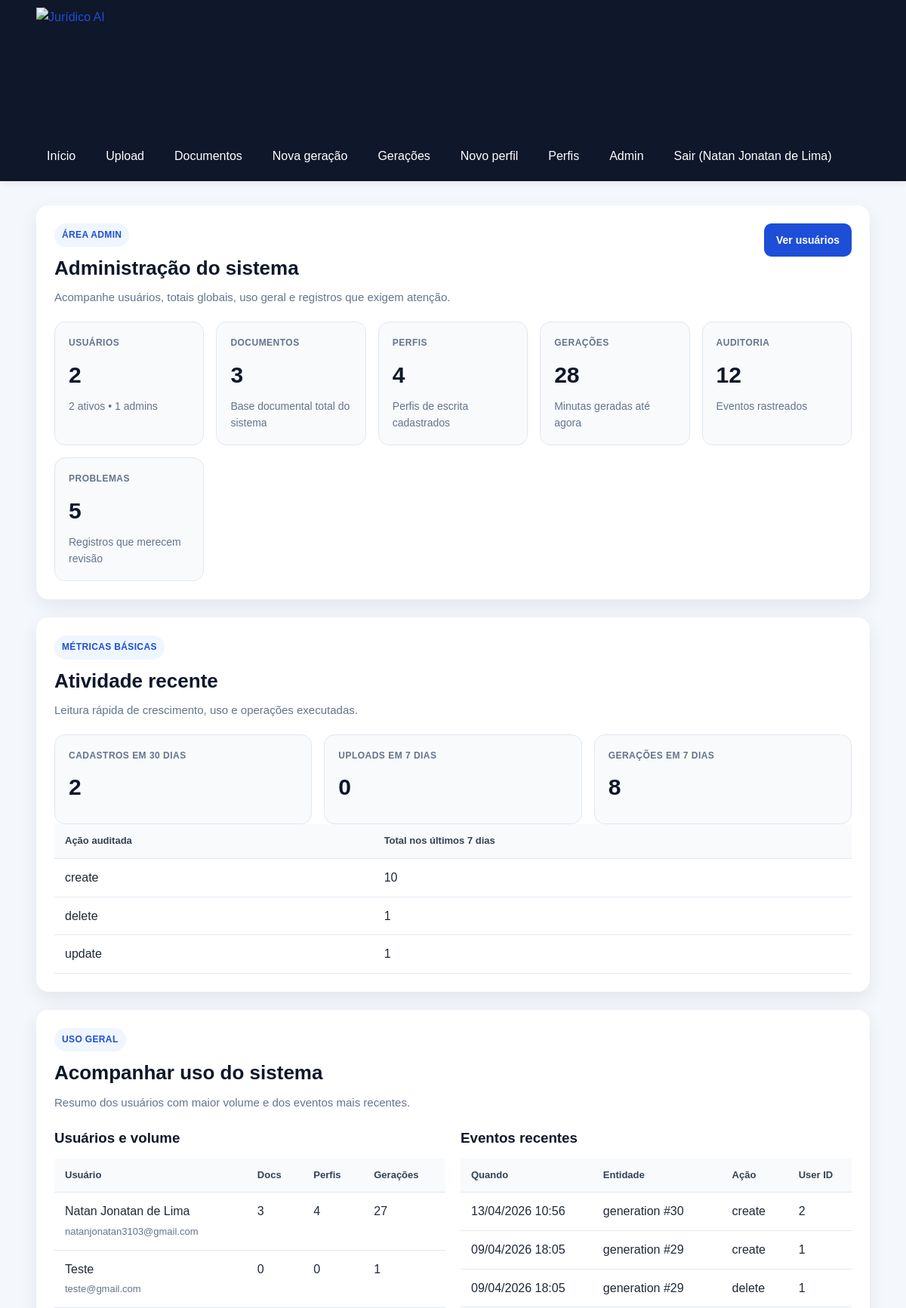
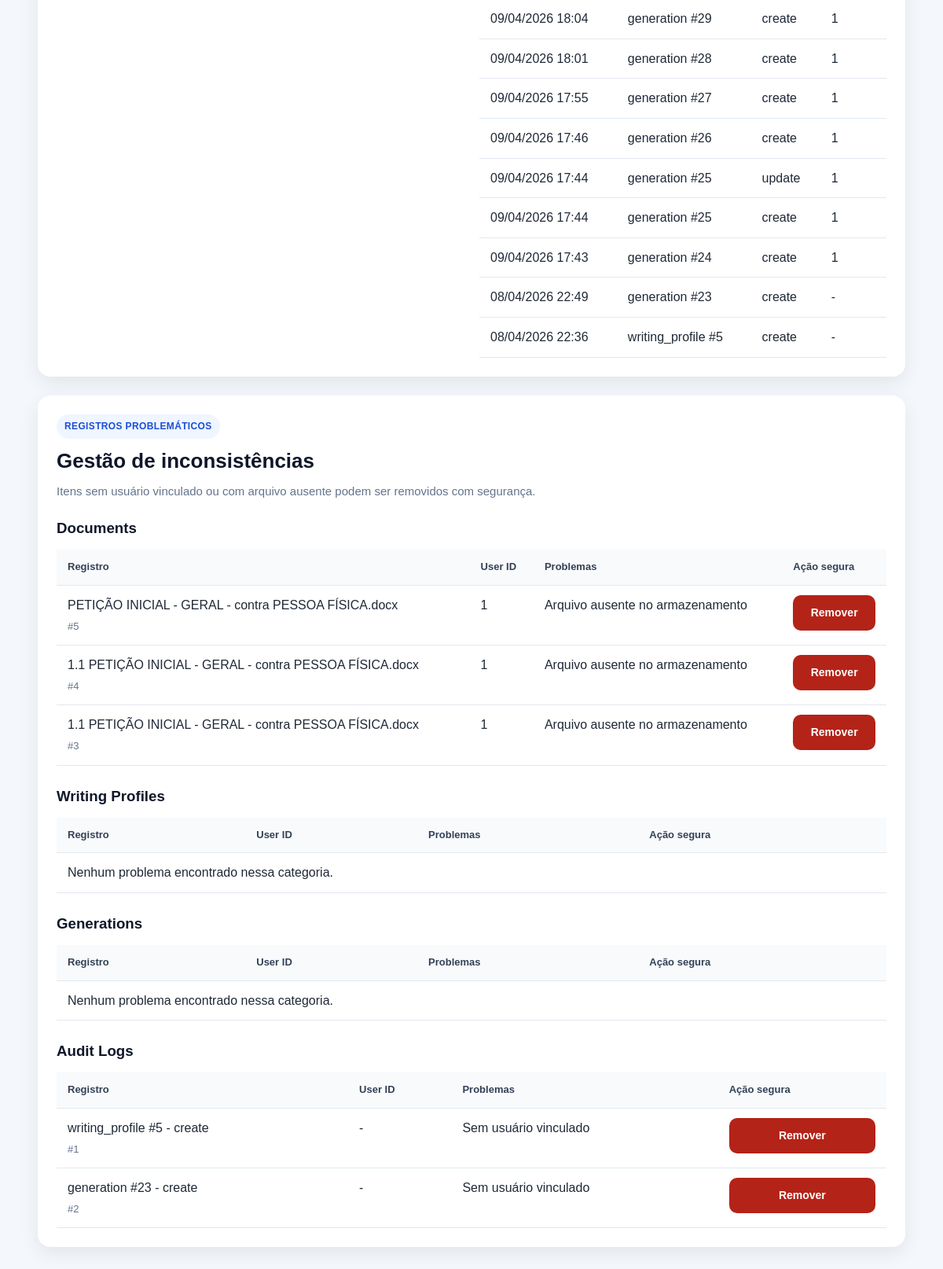
The page /admin (signed in) on the database its author committed (2 pictures, top to bottom).
### app/models/user.py (models this page shows, shortened)
class User(Base):
    __tablename__ = "users"
    id = Column(Integer, primary_key=True, index=True)
    full_name = Column(String(150), nullable=False)
    email = Column(String(255), nullable=False, unique=True, index=True)
    password_hash = Column(String(255), nullable=False)
    is_active = Column(Boolean, default=True, nullable=False)
    is_admin = Column(Boolean, default=False, nullable=False)
    plan_slug = Column(String(50), default="free", nullable=False, index=True)
    created_at = Column(DateTime, default=agora_brasil, nullable=False, index=True)
    updated_at = Column(DateTime, default=agora_brasil, onupdate=agora_brasil, nullable=False)

### app/models/audit_log.py (models this page shows, shortened)
class AuditLog(Base):
    __tablename__ = "audit_logs"
    id = Column(Integer, primary_key=True, index=True)
    user_id = Column(Integer, ForeignKey("users.id", ondelete="CASCADE"), nullable=True, index=True)
    entity_type = Column(String(50), nullable=False, index=True)
    entity_id = Column(Integer, nullable=False, index=True)
    action = Column(String(50), nullable=False, index=True)
    entity_version = Column(Integer, nullable=False, default=1)
    payload = Column(Text, nullable=False)
    created_at = Column(DateTime, default=agora_brasil, nullable=False, index=True)

### app/models/document.py (models this page shows, shortened)
class Document(Base):
    __tablename__ = "documents"
    id = Column(Integer, primary_key=True, index=True)
    original_filename = Column(String(255), nullable=False, index=True)
    saved_filename = Column(String(255), nullable=False)
    file_path = Column(String(500), nullable=False)
    file_type = Column(String(20), nullable=False, index=True)
    extracted_text = Column(Text, nullable=False)
    user_id = Column(Integer, ForeignKey("users.id", ondelete="CASCADE"), nullable=True, index=True)
    tags = Column(Text, nullable=True)
    is_favorite = Column(Boolean, default=False, nullable=False)
    status = Column(String(100), nullable=True)
    version = Column(Integer, default=1, nullable=False)
    created_at = Column(DateTime, default=agora_brasil, nullable=False)
    updated_at = Column(DateTime, default=agora_brasil, onupdate=agora_brasil, nullable=False)
    generations = relationship(
        "Generation",
        secondary=generation_documents,
        back_populates="documents",
        passive_deletes=True,
    )
    user = relationship("User", passive_deletes=True)

### app/routers/admin.py (the view)
@router.get("")
def admin_dashboard(
    request: Request,
    db: Session = Depends(get_db),
    admin: User = Depends(get_admin_user),
):
    totais = obter_totais_sistema(db)
    metricas = obter_metricas_basicas_admin(db)
    uso_geral = obter_uso_geral_sistema(db)
    problematicos = listar_registros_problematicos(db)
    totais_problematicos = sum(len(itens) for itens in problematicos.values())
    return templates.TemplateResponse(
        "admin_dashboard.html",
        {
            "request": request,
            "title": "Administração do sistema",
            "admin": admin,
            "totais": totais,
            "metricas": metricas,
            "uso_geral": uso_geral,
            "problematicos": problematicos,
            "totais_problematicos": totais_problematicos,
            "sucesso": request.query_params.get("sucesso"),
            "erro": request.query_params.get("erro"),
        },
    )

### app/templates/admin_dashboard.html (shortened to what this page needs)
{% extends "base.html" %}
{% block content %}
<section class="card">
    <div class="cabecalho-pagina">
        <div>
            <span class="etiqueta-secao">Área admin</span>
            <h2>Administração do sistema</h2>
            <p class="texto-suave">
                Acompanhe usuários, totais globais, uso geral e registros que exigem atenção.
            </p>
        </div>
        <div class="acoes-topo">
            <a class="botao" href="/admin/users">Ver usuários</a>
        </div>
    </div>
    <div class="admin-grid-resumo">
        <article class="admin-card-resumo">
            <span class="admin-card-label">Usuários</span>
            <strong>{{ totais.usuarios }}</strong>
            <p>{{ totais.usuarios_ativos }} ativos • {{ totais.admins }} admins</p>
        </article>
        <article class="admin-card-resumo">
            <span class="admin-card-label">Documentos</span>
            <strong>{{ totais.documentos }}</strong>
            <p>Base documental total do sistema</p>
        </article>
        <article class="admin-card-resumo">
            <span class="admin-card-label">Perfis</span>
            <strong>{{ totais.perfis }}</strong>
            <p>Perfis de escrita cadastrados</p>
        </article>
        <article class="admin-card-resumo">
            <span class="admin-card-label">Gerações</span>
            <strong>{{ totais.geracoes }}</strong>
            <p>Minutas geradas até agora</p>
        </article>
        <article class="admin-card-resumo">
            <span class="admin-card-label">Auditoria</span>
            <strong>{{ totais.auditorias }}</strong>
            <p>Eventos rastreados</p>
        </article>
        <article class="admin-card-resumo">
            <span class="admin-card-label">Problemas</span>
            <strong>{{ totais_problematicos }}</strong>
            <p>Registros que merecem revisão</p>
        </article>
    </div>
</section>
<section class="card">
    <div class="cabecalho-pagina">
        <div>
            <span class="etiqueta-secao">Métricas básicas</span>
            <h2>Atividade recente</h2>
            <p class="texto-suave">Leitura rápida de crescimento, uso e operações executadas.</p>
        </div>
    </div>
    <div class="admin-grid-resumo">
        <article class="admin-card-resumo">
            <span class="admin-card-label">Cadastros em 30 dias</span>
            <strong>{{ metricas.cadastros_30_dias }}</strong>
        </article>
        <article class="admin-card-resumo">
            <span class="admin-card-label">Uploads em 7 dias</span>
            <strong>{{ metricas.uploads_7_dias }}</strong>
        </article>
        <article class="admin-card-resumo">
            <span class="admin-card-label">Gerações em 7 dias</span>
            <strong>{{ metricas.geracoes_7_dias }}</strong>
        </article>
    </div>
    <div class="admin-table-wrapper">
        <table class="tabela-admin">
            <thead>
                <tr>
                    <th>Ação auditada</th>
                    <th>Total nos últimos 7 dias</th>
                </tr>
            </thead>
            <tbody>
                {% if metricas.acoes_auditoria_7_dias %}
                    {% for item in metricas.acoes_auditoria_7_dias %}
                        <tr>
                            <td>{{ item.acao }}</td>
                            <td>{{ item.total }}</td>
                        </tr>
                    {% endfor %}
                {% else %}
                    <tr>
                        <td colspan="2">Nenhuma atividade auditada recente.</td>
                    </tr>
                {% endif %}
            </tbody>
        </table>
    </div>
</section>
<section class="card">
    <div class="cabecalho-pagina">
        <div>
            <span class="etiqueta-secao">Uso geral</span>
            <h2>Acompanhar uso do sistema</h2>
            <p class="texto-suave">Resumo dos usuários com maior volume e dos eventos mais recentes.</p>
        </div>
    </div>
    <div class="admin-grid-duplo">
        <div>
            <h3 class="admin-subtitulo">Usuários e volume</h3>
            <div class="admin-table-wrapper">
                <table class="tabela-admin">
                    <thead>
                        <tr>
                            <th>Usuário</th>
                            <th>Docs</th>
                            <th>Perfis</th>
                            <th>Gerações</th>
                        </tr>
                    </thead>
                    <tbody>
                        {% for usuario in uso_geral.usuarios %}
                            <tr>
                                <td>{{ usuario.full_name }}<br><span class="texto-pequeno">{{ usuario.email }}</span></td>
                                <td>{{ usuario.documentos }}</td>
                                <td>{{ usuario.perfis }}</td>
                                <td>{{ usuario.geracoes }}</td>
                            </tr>
                        {% endfor %}
                    </tbody>
                </table>
            </div>
        </div>
        <div>
            <h3 class="admin-subtitulo">Eventos recentes</h3>
            <div class="admin-table-wrapper">
                <table class="tabela-admin">
                    <thead>
                        <tr>
                            <th>Quando</th>
                            <th>Entidade</th>
                            <th>Ação</th>
                            <th>User ID</th>
                        </tr>
                    </thead>
                    <tbody>
                        {% if uso_geral.eventos_recentes %}
                            {% for evento in uso_geral.eventos_recentes %}
                                <tr>
                                    <td>{{ evento.created_at.strftime("%d/%m/%Y %H:%M") if evento.created_at else "-" }}</td>
                                    <td>{{ evento.entity_type }} #{{ evento.entity_id }}</td>
                                    <td>{{ evento.action }}</td>
                                    <td>{{ evento.user_id or "-" }}</td>
                                </tr>
                            {% endfor %}
                        {% else %}
                            <tr>
                                <td colspan="4">Nenhum evento recente.</td>
                            </tr>
                        {% endif %}
                    </tbody>
                </table>
            </div>
        </div>
    </div>
</section>
<section class="card">
    <div class="cabecalho-pagina">
        <div>
            <span class="etiqueta-secao">Registros problemáticos</span>
            <h2>Gestão de inconsistências</h2>
            <p class="texto-suave">Itens sem usuário vinculado ou com arquivo ausente podem ser removidos com segurança.</p>
        </div>
    </div>
    {% for chave, itens in problematicos.items() %}
        <div class="admin-problemas-bloco">
            <h3 class="admin-subtitulo">{{ chave.replace("_", " ").title() }}</h3>
            <div class="admin-table-wrapper">
                <table class="tabela-admin">
                    <thead>
                        <tr>
                            <th>Registro</th>
                            <th>User ID</th>
                            <th>Problemas</th>
                            <th>Ação segura</th>
                        </tr>
                    </thead>
                    <tbody>
                        {% if itens %}
                            {% for item in itens %}
                                <tr>
                                    <td>{{ item.label }}<br><span class="texto-pequeno">#{{ item.id }}</span></td>
                                    <td>{{ item.user_id or "-" }}</td>
                                    <td>{{ item.problemas | join(", ") }}</td>
                                    <td>
                                        <form method="post" action="/admin/problem-records/{{ item.entity_type }}/{{ item.id }}/delete" data-confirm-action data-confirm-title="Remover registro problemático" data-confirm-message="Essa ação removerá definitivamente o registro inconsistente. Deseja continuar?">
                                            <button type="submit" class="botao-perigo">Remover</button>
                                        </form>
                                    </td>
                                </tr>
                            {% endfor %}
                        {% else %}
                            <tr>
                                <td colspan="4">Nenhum problema encontrado nessa categoria.</td>
                            </tr>
                        {% endif %}
                    </tbody>
                </table>
            </div>
        </div>
    {% endfor %}
</section>
{% endblock %}

### app/templates/base.html (shortened to what this page needs)
<!DOCTYPE html>
<html lang="pt-BR">
<head>
    <link rel="stylesheet" href="{{ url_for('static', path='css/style.css') }}?v=7.6">
</head>
<body>
    <header class="topo">
        <div class="container topo-conteudo">
            <a href="/" class="marca-link" aria-label="Ir para a página inicial do Jurídico AI">
                <img
                    src="{{ url_for('static', path='img/logo-juridico-ai-sem-fundo.png') }}"
                    alt="Jurídico AI"
                    class="logo-juridico"
                >
            </a>
            <nav class="menu">
                <a href="/">Início</a>
                <a href="/documents/upload">Upload</a>
                <a href="/documents">Documentos</a>
                <a href="/generations/create">Nova geração</a>
                <a href="/generations">Gerações</a>
                <a href="/writing-profiles/create">Novo perfil</a>
                <a href="/writing-profiles">Perfis</a>
                {% if request.session.get("is_admin") %}
                <a href="/admin">Admin</a>
                {% endif %}
                {% if request.session.get("user_id") %}
                <form method="post" action="/auth/logout" class="menu-logout-form">
                    <button type="submit" class="menu-logout-button">
                        Sair{% if request.session.get("user_name") %} ({{ request.session.get("user_name") }}){% endif %}
                    </button>
                </form>
                {% endif %}
            </nav>
        </div>
    </header>
    <main class="container pagina-conteudo">
        {% block content %}{% endblock %}
    </main>
</body>
</html>

### rows shown on the page
User: session.get "Natan Jonatan de Lima", full_name "Natan Jonatan de Lima", email "natanjonatan3103@gmail.com", documentos "3", perfis "4", geracoes "27"
AuditLog: acao "delete", total "1", created_at "09/04/2026 18:05", entity_type "generation", entity_id "29", action "delete", user "1"
AuditLog: acao "update", total "1", created_at "09/04/2026 17:44", entity_type "generation", entity_id "25", action "update", user "1"
User: full_name "Teste", email "teste@gmail.com", documentos "0", perfis "0", geracoes "1"
AuditLog: created_at "13/04/2026 10:56", entity_type "generation", entity_id "30", action "create", user "2"
AuditLog: created_at "09/04/2026 18:05", entity_type "generation", entity_id "29", action "create", user "1"
AuditLog: created_at "09/04/2026 18:04", entity_type "generation", entity_id "29", action "create", user "1"
AuditLog: created_at "09/04/2026 18:01", entity_type "generation", entity_id "28", action "create", user "1"
AuditLog: created_at "09/04/2026 17:55", entity_type "generation", entity_id "27", action "create", user "1"
AuditLog: created_at "09/04/2026 17:46", entity_type "generation", entity_id "26", action "create", user "1"
AuditLog: created_at "09/04/2026 17:44", entity_type "generation", entity_id "25", action "create", user "1"
AuditLog: created_at "09/04/2026 17:43", entity_type "generation", entity_id "24", action "create", user "1"
AuditLog: created_at "08/04/2026 22:49", entity_type "generation", entity_id "23", action "create", user_id "-"
AuditLog: created_at "08/04/2026 22:36", entity_type "writing_profile", entity_id "5", action "create", user_id "-"
Document: label "PETIÇÃO INICIAL - GERAL - contra PESSOA FÍSICA.docx", id "5", user_id "1", problemas "Arquivo ausente no armazenamento"
Document: label "1.1 PETIÇÃO INICIAL - GERAL - contra PESSOA FÍSICA.docx", id "4", user_id "1", problemas "Arquivo ausente no armazenamento"
Document: label "1.1 PETIÇÃO INICIAL - GERAL - contra PESSOA FÍSICA.docx", id "3", user_id "1", problemas "Arquivo ausente no armazenamento"

### other values the page prints
{{ totais.usuarios }} "2"
{{ totais.usuarios_ativos }} "2"
{{ totais.admins }} "1"
{{ totais.documentos }} "3"
{{ totais.perfis }} "4"
{{ totais.geracoes }} "28"
{{ totais.auditorias }} "12"
{{ totais_problematicos }} "5"
{{ metricas.cadastros_30_dias }} "2"
{{ metricas.uploads_7_dias }} "0"
{{ metricas.geracoes_7_dias }} "8"
{{ item.acao }} "create"
{{ item.total }} "10"
{{ chave.replace("_", " ").title() }} "Documents" "Writing Profiles" "Generations" "Audit Logs"
{{ item.label }} "writing_profile #5 - create" "generation #23 - create"
